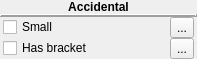
<?xml version="1.0" encoding="UTF-8"?>
<ui version="4.0">
 <class>InspectorAccidental</class>
 <widget class="QWidget" name="InspectorAccidental">
  <property name="geometry">
   <rect>
    <x>0</x>
    <y>0</y>
    <width>197</width>
    <height>50</height>
   </rect>
  </property>
  <property name="windowTitle">
   <string/>
  </property>
  <property name="accessibleName">
   <string>Accidental Inspector</string>
  </property>
  <layout class="QVBoxLayout" name="verticalLayout">
   <property name="spacing">
    <number>0</number>
   </property>
   <property name="leftMargin">
    <number>0</number>
   </property>
   <property name="topMargin">
    <number>0</number>
   </property>
   <property name="rightMargin">
    <number>0</number>
   </property>
   <property name="bottomMargin">
    <number>0</number>
   </property>
   <item>
    <widget class="QLabel" name="elementName">
     <property name="font">
      <font>
       <weight>75</weight>
       <bold>true</bold>
      </font>
     </property>
     <property name="accessibleName">
      <string/>
     </property>
     <property name="text">
      <string>Accidental</string>
     </property>
     <property name="alignment">
      <set>Qt::AlignCenter</set>
     </property>
    </widget>
   </item>
   <item>
    <widget class="QFrame" name="frame">
     <property name="frameShape">
      <enum>QFrame::HLine</enum>
     </property>
     <property name="frameShadow">
      <enum>QFrame::Raised</enum>
     </property>
     <property name="lineWidth">
      <number>2</number>
     </property>
    </widget>
   </item>
   <item>
    <layout class="QGridLayout" name="gridLayout">
     <property name="leftMargin">
      <number>3</number>
     </property>
     <property name="rightMargin">
      <number>3</number>
     </property>
     <property name="horizontalSpacing">
      <number>3</number>
     </property>
     <property name="verticalSpacing">
      <number>0</number>
     </property>
     <item row="0" column="2">
      <widget class="QToolButton" name="resetSmall">
       <property name="toolTip">
        <string>Reset value</string>
       </property>
       <property name="accessibleName">
        <string>Reset Small value</string>
       </property>
       <property name="text">
        <string notr="true">...</string>
       </property>
      </widget>
     </item>
     <item row="0" column="1">
      <widget class="QCheckBox" name="small">
       <property name="sizePolicy">
        <sizepolicy hsizetype="Expanding" vsizetype="Fixed">
         <horstretch>0</horstretch>
         <verstretch>0</verstretch>
        </sizepolicy>
       </property>
       <property name="focusPolicy">
        <enum>Qt::TabFocus</enum>
       </property>
       <property name="accessibleName">
        <string>Small</string>
       </property>
       <property name="text">
        <string>Small</string>
       </property>
      </widget>
     </item>
    </layout>
   </item>
   <item>
    <layout class="QGridLayout" name="gridLayout">
     <property name="leftMargin">
      <number>3</number>
     </property>
     <property name="rightMargin">
      <number>3</number>
     </property>
     <property name="horizontalSpacing">
      <number>3</number>
     </property>
     <property name="verticalSpacing">
      <number>0</number>
     </property>
     <item row="0" column="2">
      <widget class="QToolButton" name="resetHasBracket">
       <property name="toolTip">
        <string>Reset value</string>
       </property>
       <property name="accessibleName">
        <string>Reset 'Has bracket' value</string>
       </property>
       <property name="text">
        <string notr="true">...</string>
       </property>
      </widget>
     </item>
     <item row="0" column="1">
      <widget class="QCheckBox" name="hasBracket">
       <property name="sizePolicy">
        <sizepolicy hsizetype="Expanding" vsizetype="Fixed">
         <horstretch>0</horstretch>
         <verstretch>0</verstretch>
        </sizepolicy>
       </property>
       <property name="focusPolicy">
        <enum>Qt::TabFocus</enum>
       </property>
       <property name="accessibleName">
        <string>Has bracket</string>
       </property>
       <property name="text">
        <string>Has bracket</string>
       </property>
      </widget>
     </item>
    </layout>
   </item>
  </layout>
 </widget>
 <tabstops>
  <tabstop>small</tabstop>
  <tabstop>resetSmall</tabstop>
  <tabstop>hasBracket</tabstop>
  <tabstop>resetHasBracket</tabstop>
 </tabstops>
 <resources/>
 <connections/>
</ui>
